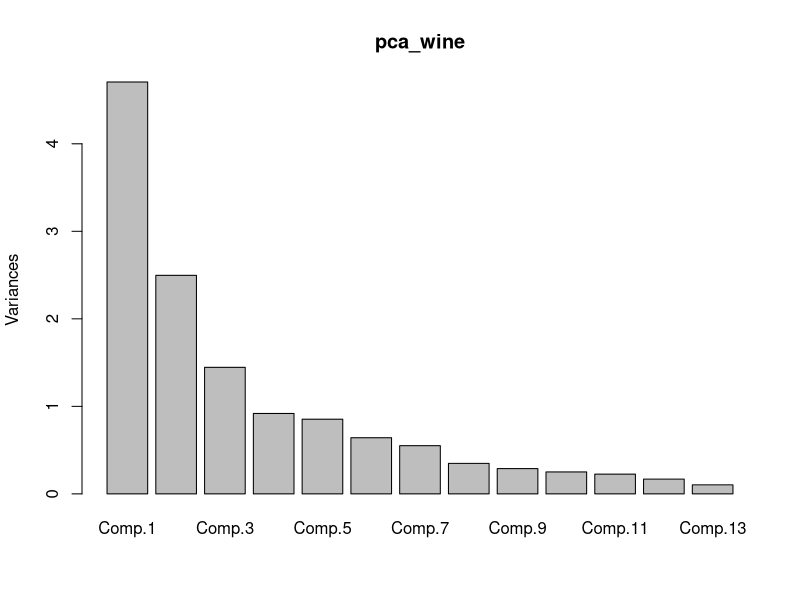
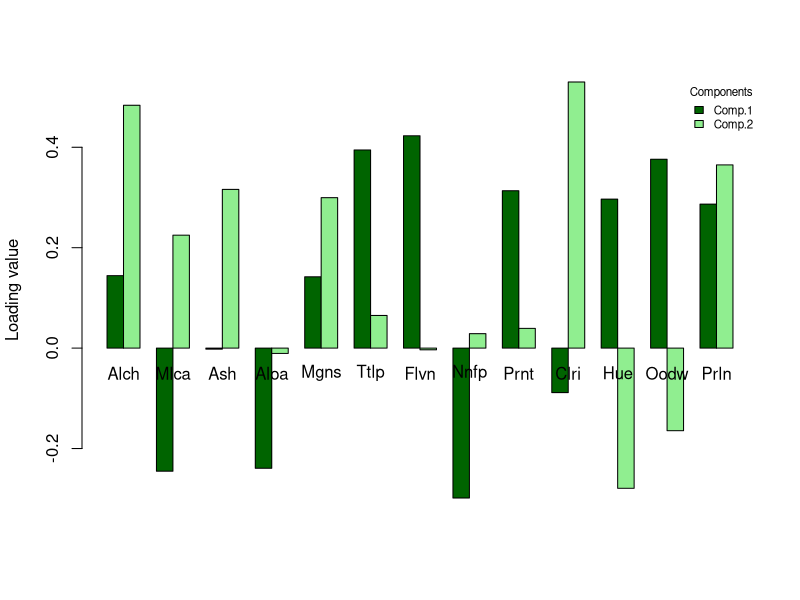
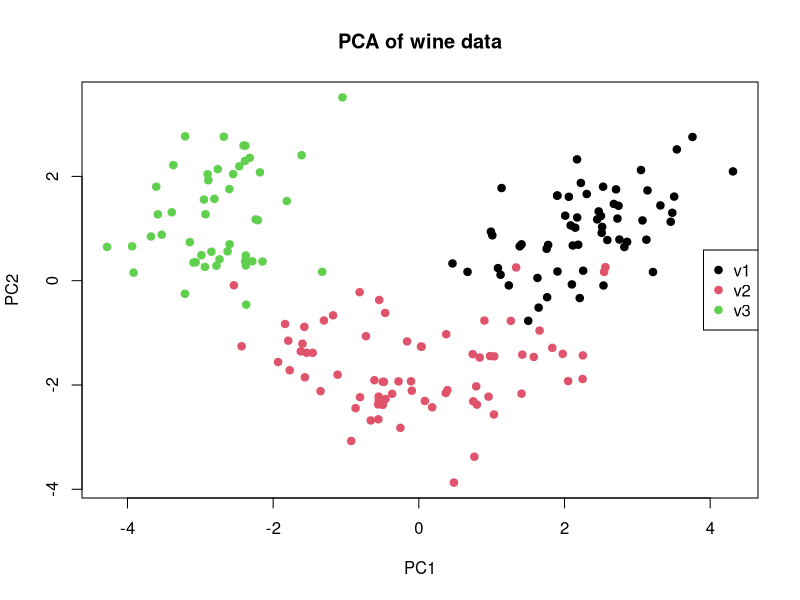
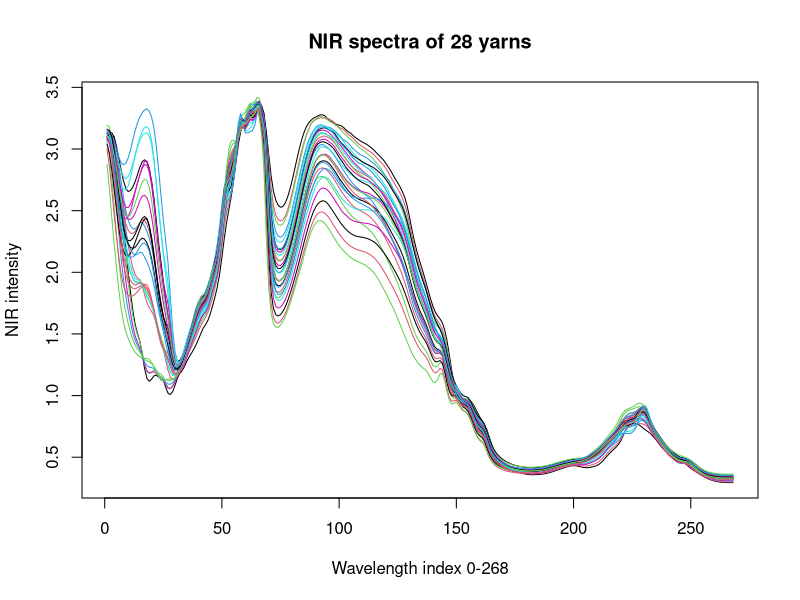
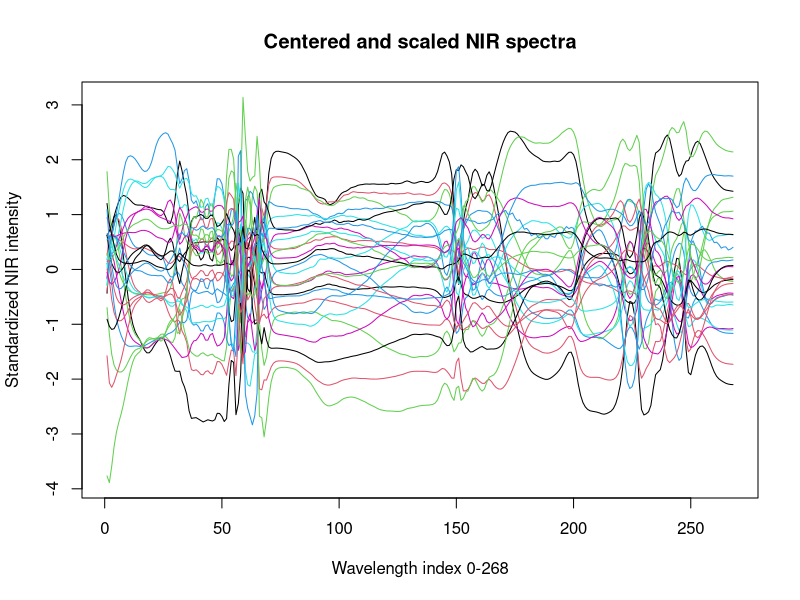
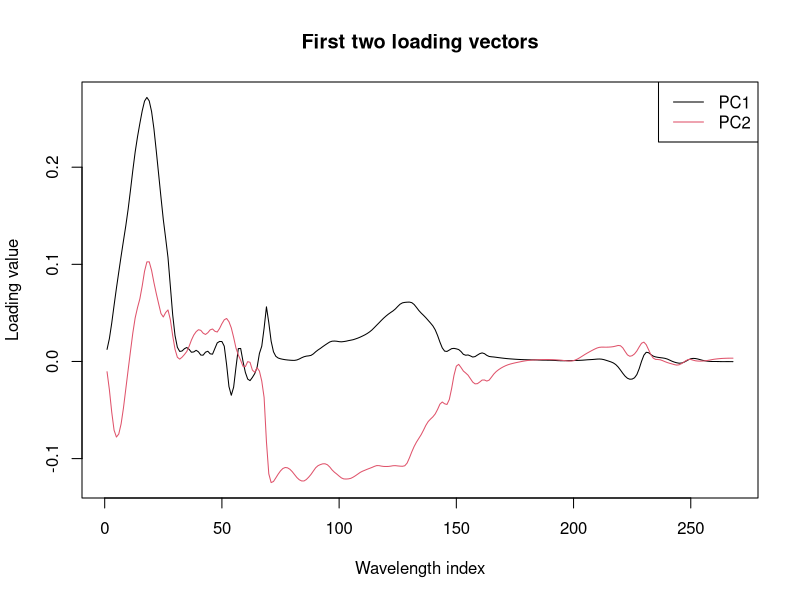
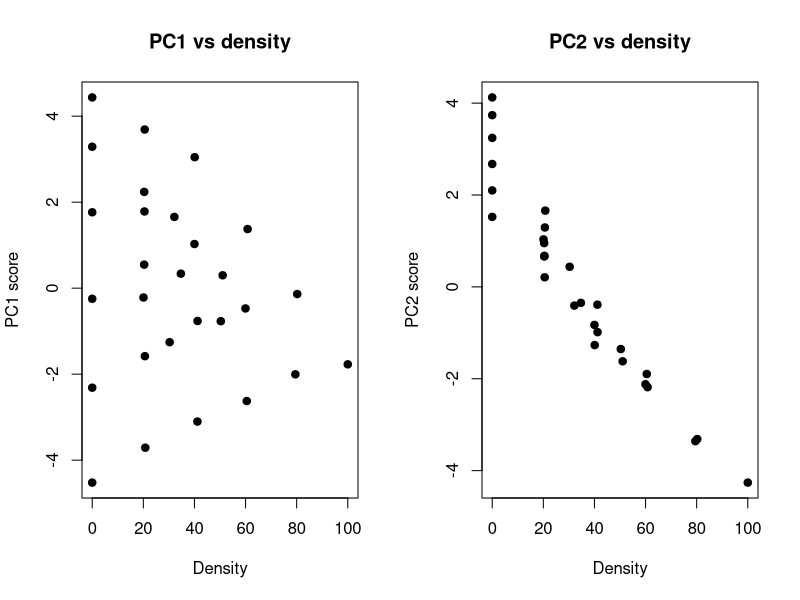

Write the R code that produced these figures, in order.
## ---- chunk 1
knitr::opts_chunk$set(
  echo = TRUE, 
  message = FALSE,
  warning = FALSE,
  out.width  = "80%",
  fig.align = "center"
  )
## ---- chunk 2
library(doBy)
data("wine")
#?wine

pca_wine <- princomp(wine[, -1], cor = TRUE)

summary(pca_wine)
plot(pca_wine, npcs=13)

## ---- chunk 3
pca_wine$loadings[, 1:2]

loadings_df <- as.data.frame(pca_wine$loadings[, 1:2])

barplot1b <- barplot(t(as.matrix(loadings_df)), beside = TRUE,
                     col = c("darkgreen", "lightgreen"),
                     ylab = "Loading value", xaxt = "n")

text(colMeans(barplot1b), -0.05, labels = rownames(loadings_df), xpd = TRUE)

legend("topright",legend = colnames(loadings_df), fill = c("darkgreen", "lightgreen"),title = "Components", bty = "n", cex = 0.7,pt.cex = 0.7)
## ---- chunk 4
scores <- pca_wine$scores

plot(scores[, 1], scores[, 2],
     col = wine$Cult, pch = 19, xlab = "PC1", ylab = "PC2",
     main = "PCA of wine data")

legend("right", legend = levels(wine$Cult),
       col = 1:length(levels(wine$Cult)), pch = 19)

## ---- chunk 5
library(pls)
data("yarn")
str(yarn)
## ---- chunk 6
matplot(t(yarn$NIR), type = "l", lty = 1,
        xlab = "Wavelength index 0-268",
        ylab = "NIR intensity",
        main = "NIR spectra of 28 yarns")
## ---- chunk 7
matplot(t(scale(yarn$NIR)), type = "l", lty = 1,
        xlab = "Wavelength index 0-268",
        ylab = "Standardized NIR intensity",
        main = "Centered and scaled NIR spectra")
## ---- chunk 8
#cov_yarn <- cov(yarn$NIR)
#eigen(cov_yarn)$values
## ---- chunk 9
pca_yarn <- prcomp(yarn$NIR, center = TRUE, scale = FALSE)

summary(pca_yarn)

matplot(pca_yarn$rotation[, 1:2], type = "l", lty = 1,
        xlab = "Wavelength index",
        ylab = "Loading value",
        main = "First two loading vectors")
legend("topright", legend = c("PC1", "PC2"), col = 1:2, lty = 1)

## ---- chunk 10
scores_yarn <- pca_yarn$x

par(mfrow = c(1, 2))

plot(yarn$density, pca_yarn$x[, 1],
     pch = 19,
     xlab = "Density", ylab = "PC1 score",
     main = "PC1 vs density")

plot(yarn$density, pca_yarn$x[, 2],
     pch = 19,
     xlab = "Density", ylab = "PC2 score",
     main = "PC2 vs density")
